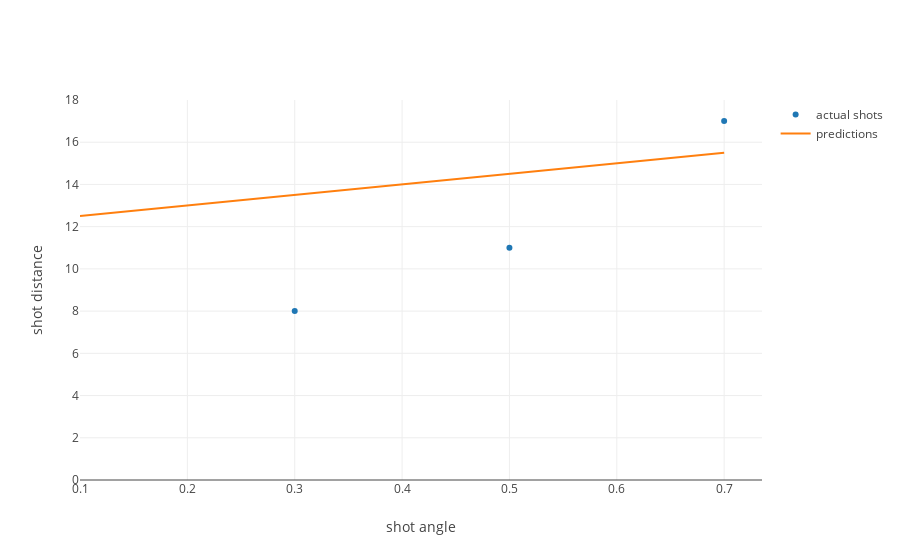

The code cell stored with this chart in its notebook:
### Markdown cell above
So now we can add these predictions to our plot with a new trace.

### Code cell
from graph import trace_values, plot
layout = {'yaxis': {'range': [0, 18], 'title': 'shot distance'}, 'xaxis': {'title': 'shot angle'}}
actual_trace = trace_values([.30, .50, .70], [8, 11, 17], name = 'actual shots')
predictions_trace = trace_values(angles, predictions, 'lines', name = 'predictions')
plot([actual_trace, predictions_trace], layout)

### Figure 1 — Plotly figure (JSON) as saved in the notebook; plotly's stock layout.template omitted (floating-point values rounded to 4 significant figures)
{"data": [{"mode": "markers", "name": "actual shots", "text": [], "type": "scatter", "uid": "a0626043-60f9-4598-9ee4-4fe98ca7e0ef", "x": [0.3, 0.5, 0.7], "y": [8, 11, 17]}, {"mode": "lines", "name": "predictions", "text": [], "type": "scatter", "uid": "a8602235-dd3b-46a7-bb75-97836614ee4e", "x": [0.1, 0.2, 0.3, 0.4, 0.5, 0.6, 0.7], "y": [12.5, 13, 13.5, 14, 14.5, 15, 15.5]}], "layout": {"autosize": true, "xaxis": {"autorange": true, "range": [0.1, 0.7393], "title": {"text": "shot angle"}, "type": "linear"}, "yaxis": {"range": [0, 18], "title": {"text": "shot distance"}, "type": "linear"}}}
